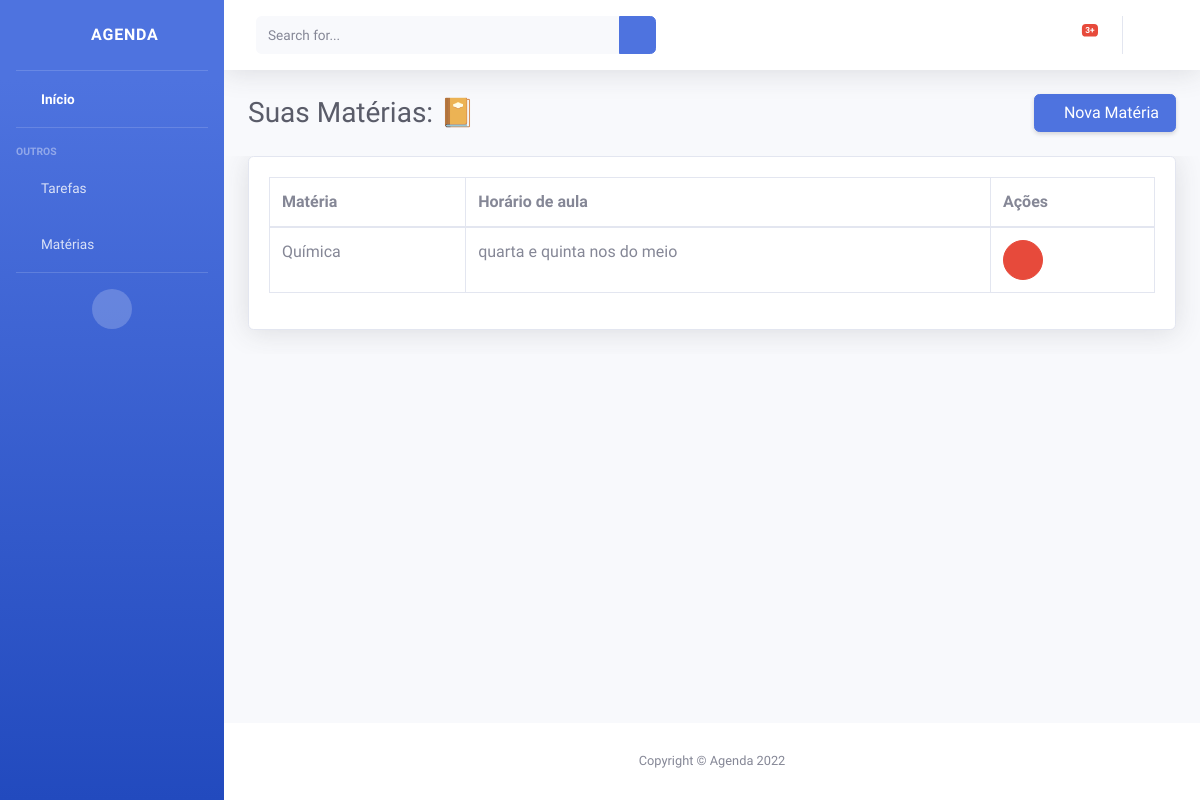
The page /showMateria/ on the database as committed earlier.
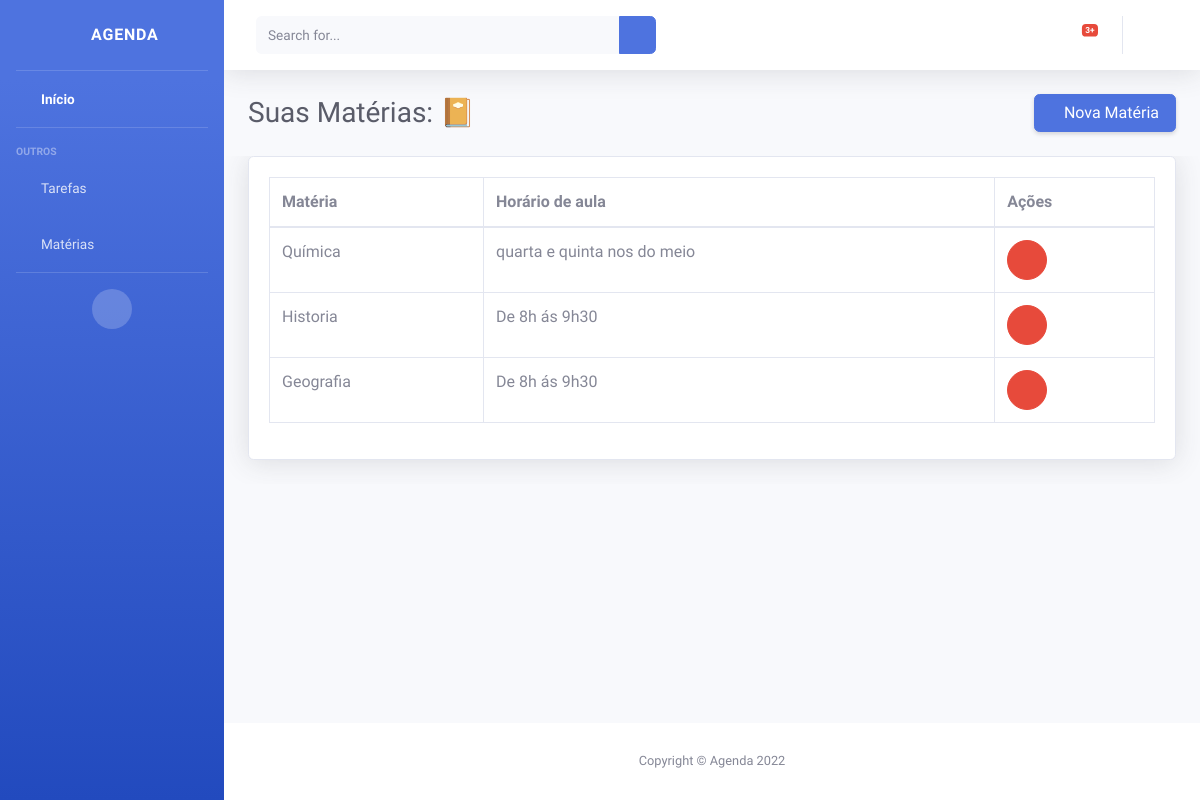
The same page on the database as committed later.
### myapp/models.py (models this page shows, shortened)
class Materia(models.Model):
    codigo = models.AutoField(primary_key=True)
    nome = models.CharField(max_length=50)
    horario = models.CharField(max_length=50)

### myapp/views.py (the view)
# urls.py: path('showMateria/', showMateria, name="url_showMateria"),
def showMateria(request):
    materias = Materia.objects.all()
    pacote = {"materias": materias}
    return render(request, "materia.html", pacote)

### myapp/templates/materia.html (shortened to what this page needs)
{% extends 'layouts/agenda.html' %}
{% load static %}
{% load crispy_forms_tags %}
{% block conteudo %}
<!DOCTYPE html>
<body>
    <div class="container-fluid">
        <div class="d-sm-flex align-items-center justify-content-between mb-4">
            <h1 class="h3 mb-0 text-gray-800">Suas Matérias: 📔<br></h1>
            <a href="{% url 'url_formMateria' %}" class="d-none d-sm-inline-block btn btn-primary shadow-sm"><i class="fas fa-plus"></i> Nova Matéria&nbsp;</a>
        </div>
    </div>
    <section class="category-section">
        <div id="content-wrapper" class="d-flex flex-column">
            <div class="content">
                <div class="container-fluid">
                    <div class="card shadow mb-4">
                        <div class="card-body">
                            <div class="table-responsive">
                                <table class="table table-bordered">
                                    <thead>
                                        <th>Matéria</th>
                                        <th>Horário de aula</th>
                                        <th>Ações</th>
                                    </thead>
                                    {% for i in materias%}
                                    <tr>
                                        <td>{{ i.nome }}</td>
                                        <td>{{ i.horario }}</td>
                                        <td>
                                            <a href="{% url 'url_deleteMateria' i.codigo %}" class="text-decoration-none"><button class="btn btn-circle btn-danger text-white"><i class="fas fa-trash btn-lg"></i></button></a>
                                        </td>
                                    </tr>
                                    {% endfor %}
                                </table>
                            </div>
                        </div>
                    </div>
                </div>
            </div>
        </div>
    </section>
</body>
{% endblock %}

Rows that differ between the two databases and show on the page:
added Materia: nome "Historia", horario "De 8h ás 9h30"
added Materia: nome "Geografia", horario "De 8h ás 9h30"
